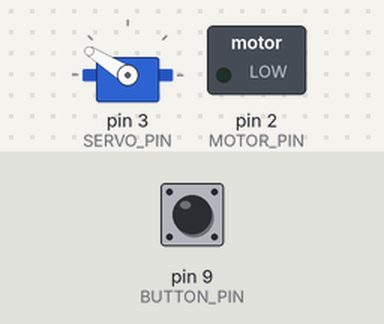
Simulated run of this program. Board: Arduino Nano, built with avr-gcc and run on an emulated ATmega328P. Shown: servo, switched loads named in the program (green lamp = pin HIGH). Dashed ring = blinking. Inputs (shaded band) come from the test bench; at power-on: pin 9 (BUTTON_PIN) HIGH.

Above: at 1.2 s.
1.3 s: pin 9 (BUTTON_PIN) pulled LOW for 0.15 s
At 1.67 s:
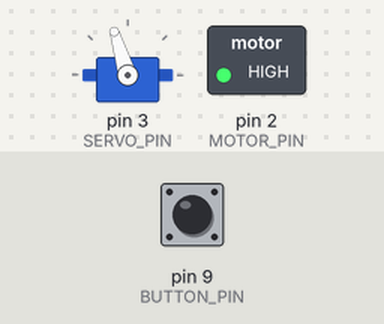
At 2.58 s:
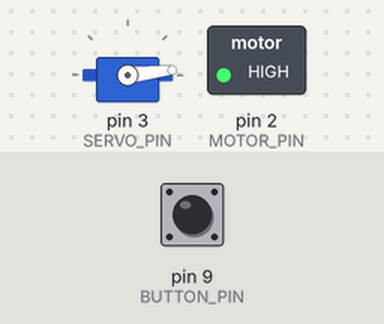
4.3 s: pin 9 (BUTTON_PIN) pulled LOW for 1 s
At 5.62 s:
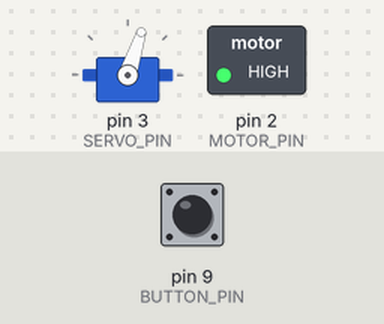
Timing chart, 0 to 14.3 s (numbered marks = the images above; inputs shaded):
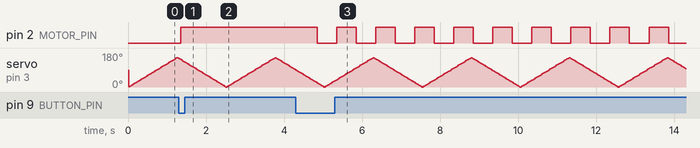

The program:

main.cpp
```cpp
#include <Arduino.h>
#include <Servo.h>

static constexpr uint8_t const MOTOR_PIN = 2;
static constexpr uint8_t const BUTTON_PIN = 9;
static constexpr uint8_t const SERVO_PIN = 3;

enum Event
{
  INVALID = 0,
  NONE,
  BUTTON_DOWN,
  BUTTON_UP,
};

class FSM;

class State
{
  public:
  virtual void execute(FSM* fsm)
  {
  }
  virtual void onEnter(FSM* fsm)
  {
  }
  virtual void onExit(FSM* fsm)
  {
  }
  virtual void event(FSM* fsm, Event event)
  {
  }
};

class OnState : public State
{
  void execute(FSM* fsm);
  void event(FSM* fsm, Event event);
};
static OnState onState;

class OffState : public State
{
  void execute(FSM* fsm);
  void event(FSM* fsm, Event event);
};
static OffState offState;

class BlinkState : public State
{
  public:
  BlinkState() : lastChange(0), value(HIGH)
  {
  }
  void execute(FSM* fsm);
  void event(FSM* fsm, Event event);
  void onEnter(FSM* fsm)
  {
    lastChange = millis();
    value = HIGH;
  }

  private:
  unsigned long lastChange;
  uint8_t value;
};
static BlinkState blinkState;

class FSM
{
  public:
  FSM(State* firstState) : curState(firstState)
  {
  }
  ~FSM()
  {
  }

  void execute()
  {
    curState->execute(this);
  }

  void event(Event event)
  {
    curState->event(this, event);
  }

  void next(State* nextState)
  {
    curState->onExit(this);
    curState = nextState;
    curState->onEnter(this);
  }

  private:
  FSM();
  State* curState;
};

void OnState::execute(FSM* fsm)
{
  digitalWrite(MOTOR_PIN, HIGH);
}

void OnState::event(FSM* fsm, Event event)
{
  if (event == BUTTON_DOWN)
  {
    fsm->next(&blinkState);
  }
}

void OffState::execute(FSM* fsm)
{
  digitalWrite(MOTOR_PIN, LOW);
}

void OffState::event(FSM* fsm, Event event)
{
  if (event == BUTTON_DOWN)
  {
    fsm->next(&onState);
  }
}

void BlinkState::execute(FSM* fsm)
{
  auto curTime = millis();
  if (curTime - lastChange < 500)
  {
    return;
  }
  lastChange = curTime;
  value = (value == LOW ? HIGH : LOW);
  digitalWrite(MOTOR_PIN, value);
}

void BlinkState::event(FSM* fsm, Event event)
{
  if (event == BUTTON_DOWN)
  {
    fsm->next(&offState);
  }
}

class Button
{
  public:
  Button(uint8_t pin) : pin(pin)
  {
  }

  void begin()
  {
    lastDebounceTime = millis();
    lastButtonState = digitalRead(BUTTON_PIN);
  }

  Event getEvent()
  {
    Event retVal = NONE;
    uint8_t reading = digitalRead(BUTTON_PIN);
    if (reading != lastButtonState)
    {
      lastDebounceTime = millis();
    }
    if ((millis() - lastDebounceTime) > 50)
    {
      if (reading != buttonState)
      {
        buttonState = reading;
        if (buttonState == HIGH)
        {
          retVal = BUTTON_UP;
        }
        else
        {
          retVal = BUTTON_DOWN;
        }
      }
    }
    lastButtonState = reading;
    return retVal;
  }

  private:
  uint8_t pin;
  unsigned long lastDebounceTime;
  uint8_t lastButtonState;
  uint8_t buttonState;
};

static FSM fsm(&offState);
static Button button(BUTTON_PIN);
static Servo head;

void setup()
{
  Serial.begin(115200);
  pinMode(MOTOR_PIN, OUTPUT);
  pinMode(BUTTON_PIN, INPUT_PULLUP);
  button.begin();
  head.attach(SERVO_PIN);
}

void loop()
{
  static int headPos = 0;
  static int increment = 1;
  static auto lastWrite = millis();
  fsm.execute();
  fsm.event(button.getEvent());

  auto curTime = millis();
  if (curTime - lastWrite < 8)
  {
    return;
  }
  head.write(headPos);
  headPos = headPos + increment;
  if (headPos == 156)
  {
    increment = -1;
  }
  else if (headPos == -1)
  {
    increment = 1;
  }
  lastWrite = curTime;
}
```

Measured:
- after the input at 1.3 s, pin 2 (MOTOR_PIN): LOW → HIGH after 0.05 s
- after the input at 4.3 s, pin 2 (MOTOR_PIN): alternates HIGH for 0.50 s and LOW for 0.50 s, starting after 0.55 s
